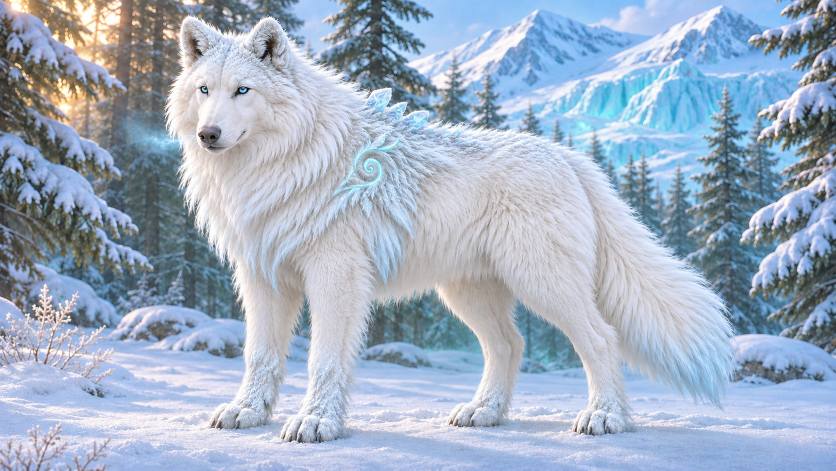
#> input picture BLENDER/Criaturas/Lobo_Artico_Ref/ref/lobo-artico-referencia.png, 1672 x 941 px, found by its file name (shown at 1/2 size)
$ python prancha_ref_v51.py ../Blockouts/ref/Basilisco_matte.png ../Blockouts/ref/Basilisco_silhueta_x4.png
#> lines starting #> are read from the running program, lines starting #| are printed output that depends on the picture
"""v51: prancha de comparacao com as referencias. Linha 1: lobo real (Wikimedia Commons, "Close opnamen wolf", Enting Films /
Sound and Vision, CC BY-SA 3.0 NL) 0:23,5-0:27,5, parado -> vira ~90 graus e sai andando, 2 q/s. Linhas 2 e 3: v50 e v51 (tres-quartos)
nos mesmos instantes a partir do inicio da partida. Linha 4: imagem de referencia do lobo artico (postura/anatomia) + v51 de perfil
parado e no meio da virada. Uso: python prancha_ref_v51.py <dir_quadros> <dir_review_v51>"""
import sys, os, glob
from PIL import Image, ImageDraw
Q, R = sys.argv[1], sys.argv[2]
BASE = os.path.dirname(os.path.abspath(__file__)); REF = os.path.join(BASE, "..", "..", "..", "REFERENCIAS", "tundra-congelada", "lobo-artico", "lobo-artico-referencia.png")
W, H = 300, 190
def q(pre, vista, t):                                     # t = s desde o inicio da partida; sequencia: 15 q de Repouso, render 1 q sim 1 nao
    i = int(round((15 + 30 * t) / 2)); return os.path.join(Q, vista, "%s_LOW_partida_curva_E_%s_t%04d.png" % (pre, vista, i))
def cel(p, rot):
#> called with rot = 'referencia'
    im = Image.open(p).convert("RGB"); im.thumbnail((W, H)); c = Image.new("RGB", (W, H), (30, 30, 30)); c.paste(im, ((W - im.width) // 2, (H - im.height) // 2))
#> in cel, im is the input picture: PIL image 1672x941 RGB; mean R, G, B 160.5, 175.7, 195.3
#> after `im.thumbnail((W, H))`:
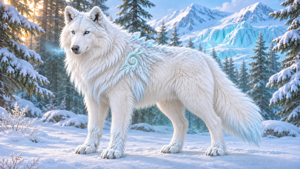
#> im: PIL image 300x169 RGB; mean R, G, B 160.7, 175.8, 195.4
#> after `c = Image.new('RGB', (W, H), (30, 30, 30))`: c: PIL image 300x190 RGB; every value is 30
#> after `c.paste(im, ((W - im.width) // 2, (H - im.height) // 2))`:
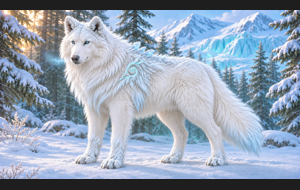
#> c: PIL image 300x190 RGB; mean R, G, B 146.2, 159.7, 177.1
    ImageDraw.Draw(c).text((4, H - 14), rot, fill=(255, 230, 120)); return c
reais = sorted(glob.glob(os.path.join(R, "ref", "real_a_*.jpg")))
ts = [0.5 * i for i in range(len(reais))]
linhas = [("LOBO REAL 0:23,5-0:27,5 (Commons, CC BY-SA 3.0 NL)", [cel(p, "real +%.1f s" % t) for p, t in zip(reais, ts)]),
          ("v50 tres-quartos (mesmos instantes desde a partida)", [cel(q("ANTES", "c34", t), "v50 +%.1f s" % t) for t in ts]),
          ("v51 tres-quartos", [cel(q("V46B", "c34", t), "v51 +%.1f s" % t) for t in ts]),
          ("REFERENCIA (postura) x v51 de perfil: parado, +0,6 s, +1,2 s, +2,0 s", [cel(REF, "referencia")] + [cel(q("V46B", "perfil_E", t), "v51 perfil +%.1f s" % t) for t in (0.0, 0.6, 1.2, 2.0)])]
#> in q, `i = int(round((15 + 30 * t) / 2))`: i = 8
#> (the run stopped early here; a loop or call above may not have finished)
